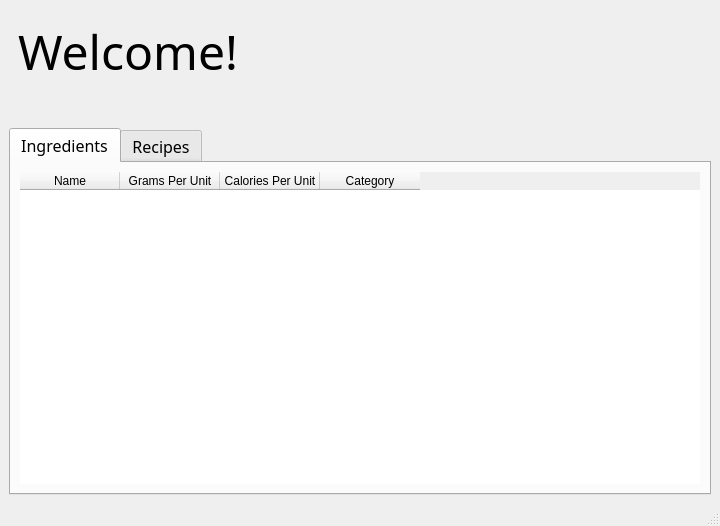
<?xml version="1.0" encoding="UTF-8"?>
<ui version="4.0">
 <class>mw_main_window</class>
 <widget class="QMainWindow" name="mw_main_window">
  <property name="geometry">
   <rect>
    <x>0</x>
    <y>0</y>
    <width>720</width>
    <height>526</height>
   </rect>
  </property>
  <property name="sizePolicy">
   <sizepolicy hsizetype="Preferred" vsizetype="Preferred">
    <horstretch>0</horstretch>
    <verstretch>0</verstretch>
   </sizepolicy>
  </property>
  <property name="windowTitle">
   <string>Recetario</string>
  </property>
  <property name="windowIcon">
   <iconset resource="../../Icons/icons.qrc">
    <normaloff>:/Main/witch-hat.png</normaloff>:/Main/witch-hat.png</iconset>
  </property>
  <widget class="QWidget" name="centralwidget">
   <property name="font">
    <font>
     <family>Avenir</family>
     <pointsize>36</pointsize>
     <italic>false</italic>
     <bold>false</bold>
    </font>
   </property>
   <layout class="QGridLayout" name="gridLayout_2">
    <item row="0" column="0">
     <widget class="QWidget" name="w_output" native="true">
      <property name="font">
       <font>
        <family>Avenir</family>
        <pointsize>12</pointsize>
        <italic>false</italic>
        <bold>false</bold>
       </font>
      </property>
      <layout class="QGridLayout" name="gridLayout">
       <item row="0" column="1">
        <spacer name="horizontalSpacer">
         <property name="orientation">
          <enum>Qt::Orientation::Horizontal</enum>
         </property>
         <property name="sizeHint" stdset="0">
          <size>
           <width>40</width>
           <height>20</height>
          </size>
         </property>
        </spacer>
       </item>
       <item row="0" column="0">
        <widget class="QLabel" name="label_title">
         <property name="font">
          <font>
           <family>Avenir</family>
           <pointsize>36</pointsize>
           <italic>false</italic>
           <bold>false</bold>
          </font>
         </property>
         <property name="text">
          <string>Welcome!</string>
         </property>
        </widget>
       </item>
       <item row="0" column="2">
        <widget class="QLabel" name="label_pic">
         <property name="text">
          <string/>
         </property>
         <property name="pixmap">
          <pixmap resource="../../Icons/icons.qrc">:/Main/witch-hat_small.png</pixmap>
         </property>
        </widget>
       </item>
       <item row="1" column="0">
        <widget class="QLabel" name="label_subtitle">
         <property name="text">
          <string/>
         </property>
        </widget>
       </item>
      </layout>
     </widget>
    </item>
    <item row="1" column="0">
     <widget class="QTabWidget" name="tab_input">
      <property name="font">
       <font>
        <family>Avenir</family>
        <pointsize>12</pointsize>
        <italic>false</italic>
        <bold>false</bold>
       </font>
      </property>
      <property name="currentIndex">
       <number>0</number>
      </property>
      <widget class="QWidget" name="tab_ingredients">
       <attribute name="title">
        <string>Ingredients</string>
       </attribute>
       <layout class="QVBoxLayout" name="verticalLayout">
        <item>
         <widget class="QTableWidget" name="table_ingredients">
          <property name="frameShape">
           <enum>QFrame::Shape::NoFrame</enum>
          </property>
          <column>
           <property name="text">
            <string>Name</string>
           </property>
          </column>
          <column>
           <property name="text">
            <string>Grams Per Unit</string>
           </property>
          </column>
          <column>
           <property name="text">
            <string>Calories Per Unit</string>
           </property>
          </column>
          <column>
           <property name="text">
            <string>Category</string>
           </property>
          </column>
         </widget>
        </item>
       </layout>
      </widget>
      <widget class="QWidget" name="tab_recipes">
       <attribute name="title">
        <string>Recipes</string>
       </attribute>
      </widget>
     </widget>
    </item>
   </layout>
  </widget>
  <widget class="QMenuBar" name="menubar">
   <property name="geometry">
    <rect>
     <x>0</x>
     <y>0</y>
     <width>720</width>
     <height>36</height>
    </rect>
   </property>
  </widget>
  <widget class="QStatusBar" name="statusbar"/>
 </widget>
 <resources>
  <include location="../../Icons/icons.qrc"/>
 </resources>
 <connections/>
</ui>
